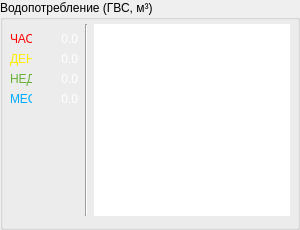
                 <widget class="QGroupBox" name="box_HotWaterCon">
                  <property name="sizePolicy">
                   <sizepolicy hsizetype="Preferred" vsizetype="Preferred">
                    <horstretch>0</horstretch>
                    <verstretch>0</verstretch>
                   </sizepolicy>
                  </property>
                  <property name="maximumSize">
                   <size>
                    <width>300</width>
                    <height>16777215</height>
                   </size>
                  </property>
                  <property name="title">
                   <string>Водопотребление (ГВС, м³)</string>
                  </property>
                  <layout class="QGridLayout" name="gridLayout_6">
                   <property name="leftMargin">
                    <number>7</number>
                   </property>
                   <property name="topMargin">
                    <number>4</number>
                   </property>
                   <property name="rightMargin">
                    <number>7</number>
                   </property>
                   <item row="0" column="0">
                    <layout class="QFormLayout" name="formLayout_9">
                     <property name="topMargin">
                      <number>8</number>
                     </property>
                     <property name="rightMargin">
                      <number>0</number>
                     </property>
                     <property name="bottomMargin">
                      <number>4</number>
                     </property>
                     <item row="0" column="0">
                      <widget class="QLabel" name="lbl_ReadOnly65">
                       <property name="maximumSize">
                        <size>
                         <width>22</width>
                         <height>15</height>
                        </size>
                       </property>
                       <property name="text">
                        <string>&lt;html&gt;&lt;head/&gt;&lt;body&gt;&lt;p&gt;&lt;span style=&quot; color:#ff0000;&quot;&gt;ЧАС&lt;/span&gt;&lt;/p&gt;&lt;/body&gt;&lt;/html&gt;</string>
                       </property>
                      </widget>
                     </item>
                     <item row="0" column="1">
                      <widget class="QPushButton" name="lbl_HourHWaterConsumption">
                       <property name="minimumSize">
                        <size>
                         <width>41</width>
                         <height>0</height>
                        </size>
                       </property>
                       <property name="baseSize">
                        <size>
                         <width>40</width>
                         <height>0</height>
                        </size>
                       </property>
                       <property name="styleSheet">
                        <string notr="true">QPushButton {	
	border: none;
	background: none;
	color: white; 
	font: 9pt &quot;Segoe UI Semilight&quot;; 
	text-align: right; 
	padding-right: 1px;
	min-width: 40px;
}

QPushButton:hover {
	color: rgb(70, 175, 38);
}

QPushButton:pressed {
	color: rgb(47, 105, 23);
}</string>
                       </property>
                       <property name="text">
                        <string>0.0</string>
                       </property>
                      </widget>
                     </item>
                     <item row="1" column="0">
                      <widget class="QLabel" name="lbl_ReadOnly66">
                       <property name="maximumSize">
                        <size>
                         <width>22</width>
                         <height>15</height>
                        </size>
                       </property>
                       <property name="text">
                        <string>&lt;html&gt;&lt;head/&gt;&lt;body&gt;&lt;p&gt;&lt;span style=&quot; color:#ffee00;&quot;&gt;ДЕН&lt;/span&gt;&lt;/p&gt;&lt;/body&gt;&lt;/html&gt;</string>
                       </property>
                      </widget>
                     </item>
                     <item row="1" column="1">
                      <widget class="QPushButton" name="lbl_DailyHWaterConsumption">
                       <property name="minimumSize">
                        <size>
                         <width>41</width>
                         <height>0</height>
                        </size>
                       </property>
                       <property name="baseSize">
                        <size>
                         <width>40</width>
                         <height>0</height>
                        </size>
                       </property>
                       <property name="styleSheet">
                        <string notr="true">QPushButton {	
	border: none;
	background: none;
	color: white; 
	font: 9pt &quot;Segoe UI Semilight&quot;; 
	text-align: right; 
	padding-right: 1px;
	min-width: 40px;
}

QPushButton:hover {
	color: rgb(70, 175, 38);
}

QPushButton:pressed {
	color: rgb(47, 105, 23);
}</string>
                       </property>
                       <property name="text">
                        <string>0.0</string>
                       </property>
                      </widget>
                     </item>
                     <item row="2" column="0">
                      <widget class="QLabel" name="lbl_ReadOnly67">
                       <property name="maximumSize">
                        <size>
                         <width>22</width>
                         <height>15</height>
                        </size>
                       </property>
                       <property name="text">
                        <string>&lt;html&gt;&lt;head/&gt;&lt;body&gt;&lt;p&gt;&lt;span style=&quot; color:#66b036;&quot;&gt;НЕД&lt;/span&gt;&lt;/p&gt;&lt;/body&gt;&lt;/html&gt;</string>
                       </property>
                      </widget>
                     </item>
                     <item row="2" column="1">
                      <widget class="QPushButton" name="lbl_WeeklyHWaterConsumption">
                       <property name="minimumSize">
                        <size>
                         <width>41</width>
                         <height>0</height>
                        </size>
                       </property>
                       <property name="baseSize">
                        <size>
                         <width>40</width>
                         <height>0</height>
                        </size>
                       </property>
                       <property name="styleSheet">
                        <string notr="true">QPushButton {	
	border: none;
	background: none;
	color: white; 
	font: 9pt &quot;Segoe UI Semilight&quot;; 
	text-align: right; 
	padding-right: 1px;
	min-width: 40px;
}

QPushButton:hover {
	color: rgb(70, 175, 38);
}

QPushButton:pressed {
	color: rgb(47, 105, 23);
}</string>
                       </property>
                       <property name="text">
                        <string>0.0</string>
                       </property>
                      </widget>
                     </item>
                     <item row="3" column="0">
                      <widget class="QLabel" name="lbl_ReadOnly68">
                       <property name="maximumSize">
                        <size>
                         <width>22</width>
                         <height>15</height>
                        </size>
                       </property>
                       <property name="text">
                        <string>&lt;html&gt;&lt;head/&gt;&lt;body&gt;&lt;p&gt;&lt;span style=&quot; color:#00aaff;&quot;&gt;МЕС&lt;/span&gt;&lt;/p&gt;&lt;/body&gt;&lt;/html&gt;</string>
                       </property>
                      </widget>
                     </item>
                     <item row="3" column="1">
                      <widget class="QPushButton" name="lbl_MonthlyHWaterConsumption">
                       <property name="minimumSize">
                        <size>
                         <width>41</width>
                         <height>0</height>
                        </size>
                       </property>
                       <property name="baseSize">
                        <size>
                         <width>40</width>
                         <height>0</height>
                        </size>
                       </property>
                       <property name="styleSheet">
                        <string notr="true">QPushButton {	
	border: none;
	background: none;
	color: white; 
	font: 9pt &quot;Segoe UI Semilight&quot;; 
	text-align: right; 
	padding-right: 1px;
	min-width: 40px;
}

QPushButton:hover {
	color: rgb(70, 175, 38);
}

QPushButton:pressed {
	color: rgb(47, 105, 23);
}</string>
                       </property>
                       <property name="text">
                        <string>0.0</string>
                       </property>
                      </widget>
                     </item>
                    </layout>
                   </item>
                   <item row="0" column="1">
                    <widget class="Line" name="line_11">
                     <property name="orientation">
                      <enum>Qt::Vertical</enum>
                     </property>
                    </widget>
                   </item>
                   <item row="0" column="2">
                    <widget class="QGraphicsView" name="graphicsView_3">
                     <property name="minimumSize">
                      <size>
                       <width>196</width>
                       <height>97</height>
                      </size>
                     </property>
                     <property name="maximumSize">
                      <size>
                       <width>196</width>
                       <height>16777215</height>
                      </size>
                     </property>
                     <property name="styleSheet">
                      <string notr="true">border: none</string>
                     </property>
                    </widget>
                   </item>
                  </layout>
                 </widget>
